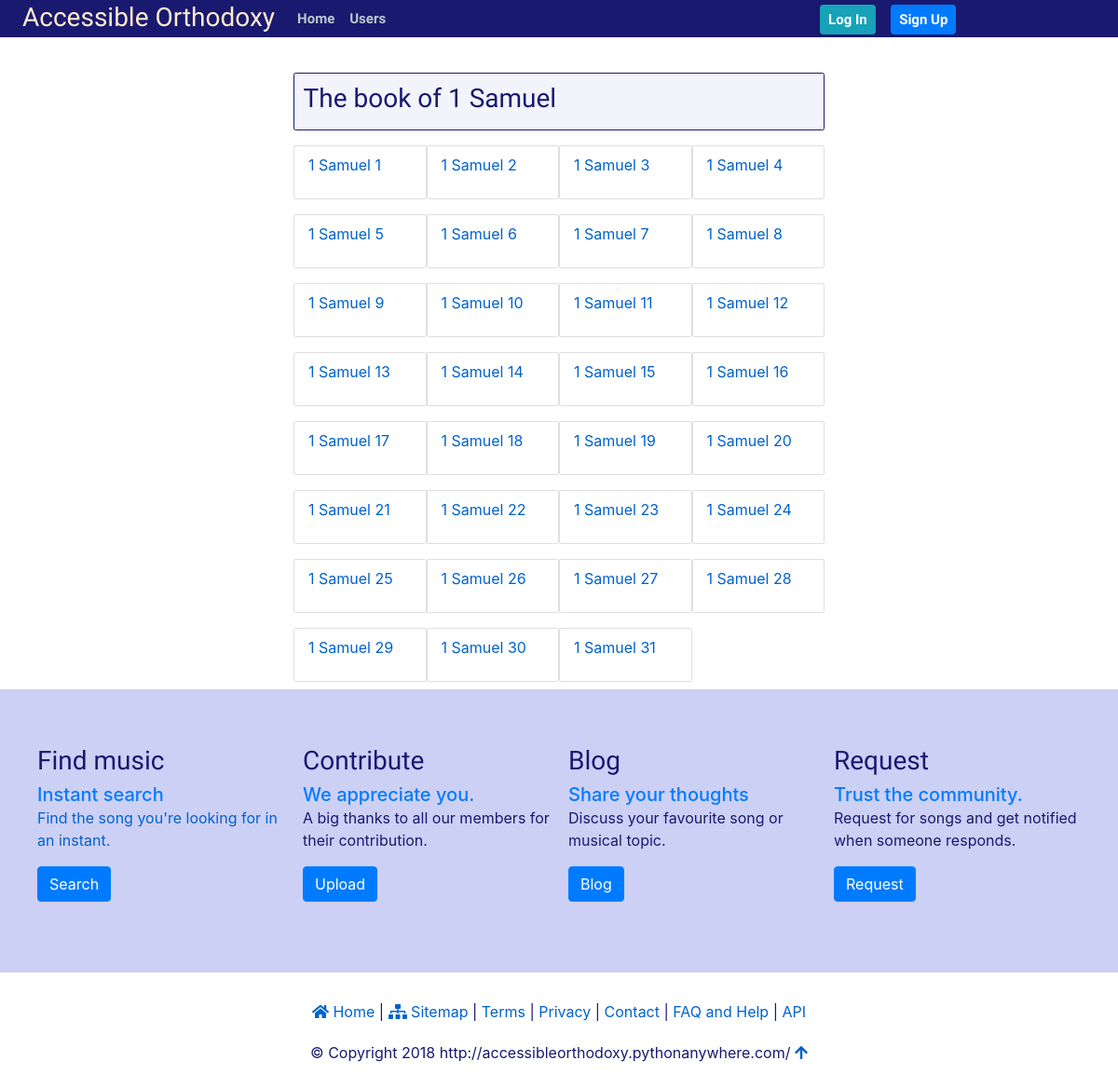
Screenshot of /book/1-samuel-or-1-kings/9/ with the database file from the repository.
### drb/models.py (models this page shows, shortened)
class Book(TimeStampedModel):
    version = models.ForeignKey(Version, on_delete=models.CASCADE)
    name = models.CharField(max_length=50, unique=True)
    alt_name = models.CharField(max_length=100, blank=True)
    position = models.IntegerField()
    testament = models.CharField(max_length=20)
    slug = AutoSlugField(set_using='name')
    deutero = models.BooleanField(default=False)
    location = models.URLField(blank=True)
    about = models.CharField(max_length=500, blank=True)
    class Meta:
        ordering = ["position", "testament", "name"]

class Chapter(TimeStampedModel):
    book = models.ForeignKey(Book, on_delete=models.CASCADE)
    number = models.IntegerField()
    location = models.URLField(blank=True)
    class Meta:
        ordering = ("book", "number")
    def __str__(self):
        return "{} {}".format(self.book.name, self.number)

### drb/views.py (the view)
# urls.py: path('book/<slug:slug>/<int:pk>/', views.BookChapters.as_view(), name='book_detail'),
class BookChapters(generic.ListView):
    model = Book
    context_object_name = "book_chapter_list"
    template_name = "drb/book_chapter_list.html"
    def book(self):
        return Book.objects.get(pk=self.kwargs['pk'], slug=self.kwargs['slug'])
    def get_context_data(self, **kwargs):
        context = super().get_context_data(**kwargs)
        context['book'] = self.book()
        return context
    def get_queryset(self):
        return self.book().chapter_set.all()

### drb/templates/drb/book_chapter_list.html (shortened to what this page needs)
{% extends "drb_base.html" %}
{% block content_content %}
<div class='container siteuser-index-heading'>
    <div class='row'>
        <h3 class='float-left'>The book of {{ book.name|title }}</h3>
    </div>
</div>
<div class="container">
    <div class="row">
        {% for chapter in book_chapter_list %}
            <div class="col-lg-3 col-md-4 col-xs-6 col-sm-6 py-2 my-2 siteuser-index-details">
                <p><a href="{% url 'douay-rheims:chapter_detail' chapter.book.slug chapter.number chapter.pk %}">{{ chapter|title }}
            </div>
        {% empty %}
            <p>No books added yet.</p>
        {% endfor %}
    </div>
</div>
{% endblock content_content %}

### static/css/catholic.css (style rules this page uses)
body { color: midnightblue; padding-top: 2.4rem; }
h1, h2, h3, h4, h5, h6 { color: midnightblue; font-family: 'Inconsolata', monospace; }
a { color: #0062cc; }
.siteuser-index-heading { background: #f2f3fb; border: 0.6px solid midnightblue; margin: 0.5rem 0; border-radius: 0.15rem; padding-bottom: 0.5rem; }
.siteuser-index-heading h3, h5 { margin-top: 0.6rem; margin-left: 0.6rem; }
.love-bird-detail, .siteuser-index-details { border: 1px solid rgba(0,0,0,.125); border-radius: 0.15rem; background: #fff; color: midnightblue; }

### rows the page displays
Book: name "1 Samuel"
Chapter: book+number "1 Samuel 1"
Chapter: book+number "1 Samuel 2"
Chapter: book+number "1 Samuel 3"
Chapter: book+number "1 Samuel 4"
Chapter: book+number "1 Samuel 5"
Chapter: book+number "1 Samuel 6"
Chapter: book+number "1 Samuel 7"
Chapter: book+number "1 Samuel 8"
Chapter: book+number "1 Samuel 9"
Chapter: book+number "1 Samuel 10"
Chapter: book+number "1 Samuel 11"
Chapter: book+number "1 Samuel 12"
Chapter: book+number "1 Samuel 13"
Chapter: book+number "1 Samuel 14"
Chapter: book+number "1 Samuel 15"
Chapter: book+number "1 Samuel 16"
Chapter: book+number "1 Samuel 17"
Chapter: book+number "1 Samuel 18"
Chapter: book+number "1 Samuel 19"
Chapter: book+number "1 Samuel 20"
Chapter: book+number "1 Samuel 21"
Chapter: book+number "1 Samuel 22"
Chapter: book+number "1 Samuel 23"
Chapter: book+number "1 Samuel 24"
Chapter: book+number "1 Samuel 25"
Chapter: book+number "1 Samuel 26"
Chapter: book+number "1 Samuel 27"
Chapter: book+number "1 Samuel 28"
Chapter: book+number "1 Samuel 29"
Chapter: book+number "1 Samuel 30"
Chapter: book+number "1 Samuel 31"
